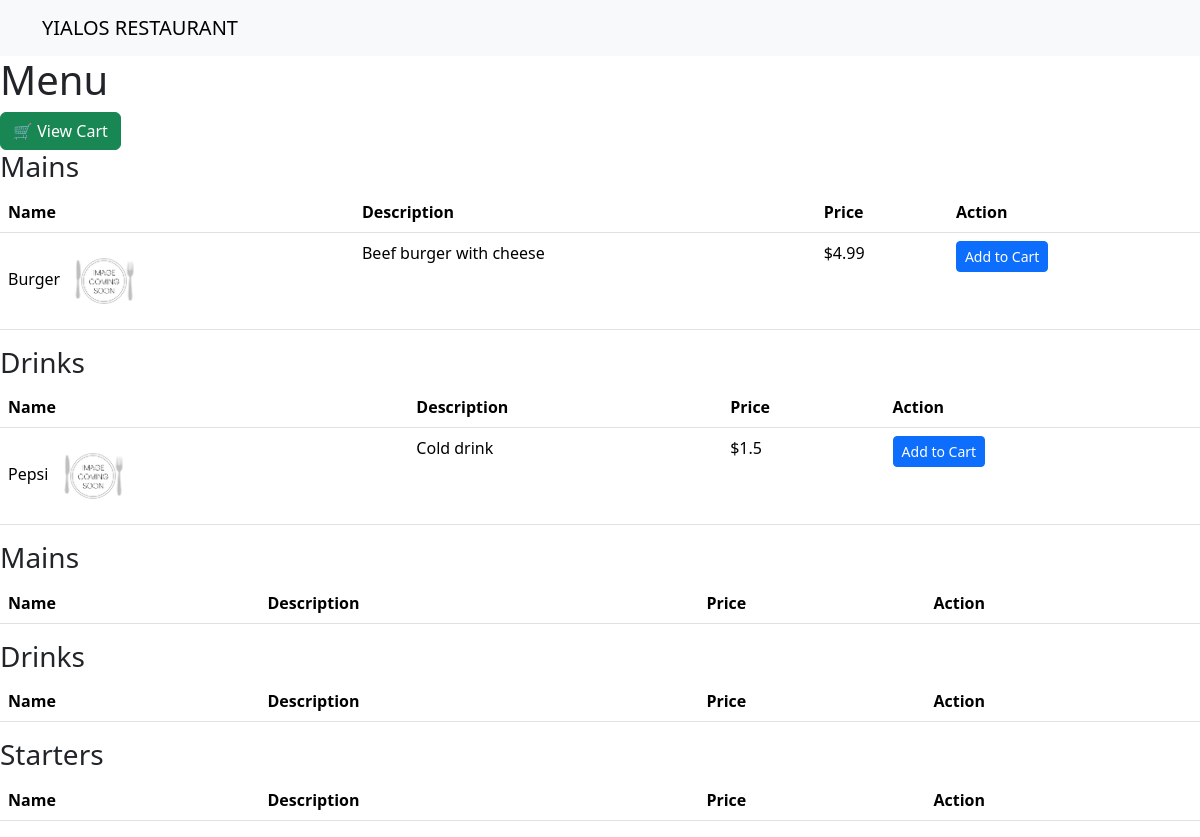
The page /menu on the database its author committed.
### tables this page shows
CREATE TABLE category(id integer primary key autoincrement, name varchar not null);

CREATE TABLE menu_item(
    id INTEGER PRIMARY KEY AUTOINCREMENT,
    name VARCHAR NOT NULL,
    description TEXT,
    price DECIMAL,
    is_available BOOLEAN,
    category_id INTEGER, image_path VARCHAR,
    FOREIGN KEY (category_id) REFERENCES category(id)
);

### app.py (the view)
@app.route('/menu')
def menu():
        items = get_menu_item()
        categories = get_category()
        print(items[0]['image_path'])
        return render_template('menu.html', items=items,categories=categories, error="No menu items found" if not items else None)

### database.py (called while the page is built)
def get_category():
    conn = get_connection()
    cursor = conn.cursor()
    cursor.execute('select * from category')
    categories = cursor.fetchall()
    conn.close()
    return categories

def get_connection():
    conn = sqlite3.connect('db.sqlite3')
    conn.row_factory = sqlite3.Row
    return conn

def get_menu_item():
    conn = get_connection()
    cursor = conn.cursor()
    cursor.execute('select * from menu_item')
    items = cursor.fetchall()
    conn.close()
    return items

### templates/menu.html (shortened to what this page needs)
{%extends "layout.html"%}
{% block content %}
<h1>Menu</h1>
<a href="/cart" class="btn btn-success">🛒 View Cart</a>
{% for cat in categories %}
<h3>{{ cat['name'] }}</h3>
<table class="table">
    <thead>
        <tr>
            <th>Name</th>
            <th>Description</th>
            <th>Price</th>
            <th>Action</th>
        </tr>
    </thead>
    <tbody>
        {% for item in items %}
        {%if item['category_id'] == cat['id']%}
        <tr>
            <td>{{ item.name }}
                <img src="{{ item['image_path'] }}" style="width:80px;">
            </td>
            <td>{{ item.description }}</td>
            <td>${{ item.price }}</td>
           <td>
                    <form method="POST" action="/cart/add">
            <button type="submit" class="btn btn-primary btn-sm">Add to Cart</button>
        </form>
            </td>
        </tr>
        {%endif%}
    </tbody>
    {% endfor %}
</table>
{% endfor %}
{% endblock %}

### templates/layout.html (shortened to what this page needs)
<!DOCTYPE html>
<html lang="en">
<head>
    <link href="https://cdn.jsdelivr.net/npm/bootstrap@5.3.2/dist/css/bootstrap.min.css" rel="stylesheet">
</head>
<body>
    <nav class="navbar navbar-expand-lg navbar-light bg-light">
        <div class="container">
            <a class="navbar-brand" href="/">YIALOS RESTAURANT</a>
        </div>
    </nav>
    {% block content %}
    {% endblock %}
</body>
</html>

### rows shown on the page
category: name "Mains"
menu_item: name "Burger", image_path (placeholder picture), description "Beef burger with cheese", price "4.99"
category: name "Drinks"
menu_item: name "Pepsi", image_path (placeholder picture), description "Cold drink", price "1.5"
category: name "Mains"
category: name "Drinks"
category: name "Starters"
